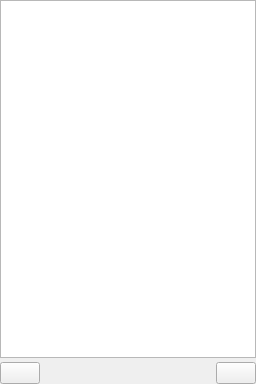
<?xml version="1.0" encoding="UTF-8"?>
<ui version="4.0">
 <class>WVariables</class>
 <widget class="QWidget" name="WVariables">
  <property name="geometry">
   <rect>
    <x>0</x>
    <y>0</y>
    <width>256</width>
    <height>384</height>
   </rect>
  </property>
  <property name="windowTitle">
   <string>Form</string>
  </property>
  <layout class="QGridLayout" name="gridLayout">
   <property name="leftMargin">
    <number>0</number>
   </property>
   <property name="topMargin">
    <number>0</number>
   </property>
   <property name="rightMargin">
    <number>0</number>
   </property>
   <property name="bottomMargin">
    <number>0</number>
   </property>
   <property name="spacing">
    <number>4</number>
   </property>
   <item row="0" column="0" colspan="3">
    <widget class="QListView" name="variablesView">
     <property name="editTriggers">
      <set>QAbstractItemView::NoEditTriggers</set>
     </property>
     <property name="dragEnabled">
      <bool>true</bool>
     </property>
     <property name="dragDropMode">
      <enum>QAbstractItemView::DragOnly</enum>
     </property>
     <property name="alternatingRowColors">
      <bool>true</bool>
     </property>
     <property name="selectionMode">
      <enum>QAbstractItemView::ExtendedSelection</enum>
     </property>
     <property name="selectionBehavior">
      <enum>QAbstractItemView::SelectRows</enum>
     </property>
    </widget>
   </item>
   <item row="1" column="0">
    <widget class="QPushButton" name="addVariableButton">
     <property name="text">
      <string/>
     </property>
     <property name="icon">
      <iconset resource="../resources/resources.qrc">
       <normaloff>:/icons/scalable/add.svg</normaloff>:/icons/scalable/add.svg</iconset>
     </property>
    </widget>
   </item>
   <item row="1" column="1">
    <spacer name="horizontalSpacer">
     <property name="orientation">
      <enum>Qt::Horizontal</enum>
     </property>
     <property name="sizeHint" stdset="0">
      <size>
       <width>307</width>
       <height>20</height>
      </size>
     </property>
    </spacer>
   </item>
   <item row="1" column="2">
    <widget class="QPushButton" name="removeVariableButton">
     <property name="text">
      <string/>
     </property>
     <property name="icon">
      <iconset resource="../resources/resources.qrc">
       <normaloff>:/icons/scalable/remove.svg</normaloff>:/icons/scalable/remove.svg</iconset>
     </property>
    </widget>
   </item>
  </layout>
 </widget>
 <tabstops>
  <tabstop>variablesView</tabstop>
  <tabstop>addVariableButton</tabstop>
  <tabstop>removeVariableButton</tabstop>
 </tabstops>
 <resources>
  <include location="../resources/resources.qrc"/>
 </resources>
 <connections/>
</ui>
